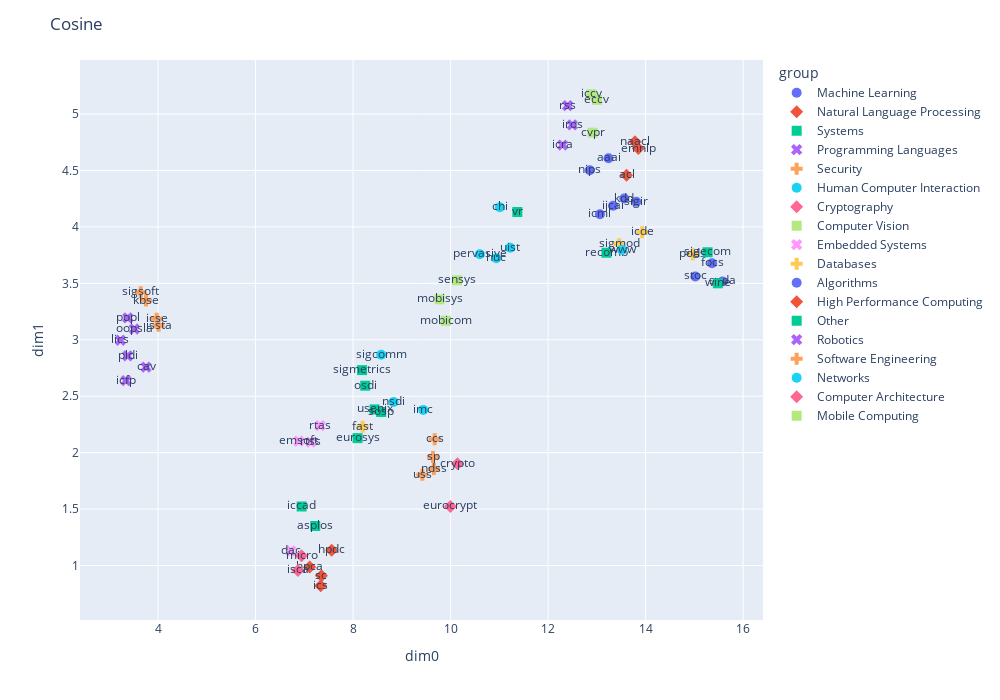

Notebook cell for this chart:
### Code cell
%%time
reducer = umap.UMAP(random_state=42, metric='cosine')
embedding = reducer.fit_transform(data.iloc[:,3:].values)

embedding_df = pd.DataFrame(embedding, columns=['dim0','dim1'])
embedding_df[data.iloc[:,:3].columns] = data.iloc[:,:3]
embedding_df

fig = px.scatter(data_frame=embedding_df, 
                 x='dim0', y='dim1', color='group', symbol='group', text='name', 
                 hover_name='name', hover_data={'group':True, 'full_name':True, 'dim0':False, 'dim1':False})
for trace in fig.data:
    trace.marker.size = 10
fig.layout.height = 700
fig.layout.width = 1000
fig.layout.title = 'Cosine'
fig

### Figure 1 — Plotly figure (JSON) as saved in the notebook; plotly's stock layout.template omitted (floating-point values rounded to 4 significant figures)
{"data": [{"customdata": [["Machine Learning", "Association for the Advancement of Artificial Intelligence"], ["Machine Learning", "International Conference on Machine Learning"], ["Machine Learning", "International Joint Conference on Artificial Intelligence"], ["Machine Learning", "Special Interest Group in Knowledge Discovery and Data Mining"], ["Machine Learning", "Neural Information Processing Systems"], ["Machine Learning", "Special Interest Group on Information Retrieval"]], "hovertemplate": "<b>%{hovertext}</b><br><br>group=%{customdata[0]}<br>name=%{text}<br>full_name=%{customdata[1]}<extra></extra>", "hovertext": ["aaai", "icml", "ijcai", "kdd", "nips", "sigir"], "legendgroup": "Machine Learning", "marker": {"color": "#636efa", "size": 10, "symbol": "circle"}, "mode": "markers+text", "name": "Machine Learning", "orientation": "v", "showlegend": true, "text": ["aaai", "icml", "ijcai", "kdd", "nips", "sigir"], "type": "scatter", "x": [13.24, 13.06, 13.33, 13.56, 12.85, 13.81], "xaxis": "x", "y": [4.609, 4.113, 4.187, 4.251, 4.502, 4.223], "yaxis": "y"}, {"customdata": [["Natural Language Processing", "Association for Computational Linguistics"], ["Natural Language Processing", "Empirical Methods in Natural Language Processing"], ["Natural Language Processing", "North American Chapter of the Association for Computational Linguistics"]], "hovertemplate": "<b>%{hovertext}</b><br><br>group=%{customdata[0]}<br>name=%{text}<br>full_name=%{customdata[1]}<extra></extra>", "hovertext": ["acl", "emnlp", "naacl"], "legendgroup": "Natural Language Processing", "marker": {"color": "#EF553B", "size": 10, "symbol": "diamond"}, "mode": "markers+text", "name": "Natural Language Processing", "orientation": "v", "showlegend": true, "text": ["acl", "emnlp", "naacl"], "type": "scatter", "x": [13.61, 13.85, 13.78], "xaxis": "x", "y": [4.457, 4.695, 4.754], "yaxis": "y"}, {"customdata": [["Systems", "International Conference on Architectural Support for Programming Languages and Operating Systems"], ["Systems", "European Conference on Computer Systems"], ["Systems", "Symposium on Operating Systems Design and Implementation"], ["Systems", "Symposium on Operating Systems Principles"], ["Systems", "Unix Users Group"]], "hovertemplate": "<b>%{hovertext}</b><br><br>group=%{customdata[0]}<br>name=%{text}<br>full_name=%{customdata[1]}<extra></extra>", "hovertext": ["asplos", "eurosys", "osdi", "sosp", "usenix"], "legendgroup": "Systems", "marker": {"color": "#00cc96", "size": 10, "symbol": "square"}, "mode": "markers+text", "name": "Systems", "orientation": "v", "showlegend": true, "text": ["asplos", "eurosys", "osdi", "sosp", "usenix"], "type": "scatter", "x": [7.223, 8.093, 8.25, 8.576, 8.44], "xaxis": "x", "y": [1.35, 2.128, 2.593, 2.36, 2.383], "yaxis": "y"}, {"customdata": [["Programming Languages", "International Conference on Computer-Aided Verification"], ["Programming Languages", "International Conference on Functional Programming"], ["Programming Languages", "Symposium on Logic in Computer Science"], ["Programming Languages", "Conference on Object-Oriented Programming Systems, Languages, and Applications"], ["Programming Languages", "Conference on Programming Language Design and Implementation"], ["Programming Languages", "Symposium on Principles of Programming Languages"]], "hovertemplate": "<b>%{hovertext}</b><br><br>group=%{customdata[0]}<br>name=%{text}<br>full_name=%{customdata[1]}<extra></extra>", "hovertext": ["cav", "icfp", "lics", "oopsla", "pldi", "popl"], "legendgroup": "Programming Languages", "marker": {"color": "#ab63fa", "size": 10, "symbol": "x"}, "mode": "markers+text", "name": "Programming Languages", "orientation": "v", "showlegend": true, "text": ["cav", "icfp", "lics", "oopsla", "pldi", "popl"], "type": "scatter", "visible": true, "x": [3.754, 3.344, 3.228, 3.514, 3.377, 3.379], "xaxis": "x", "y": [2.758, 2.637, 2.996, 3.096, 2.857, 3.194], "yaxis": "y"}, {"customdata": [["Security", "Conference on Computer and Communications Security"], ["Security", "Network and Distributed System Security Symposium"], ["Security", "Symposium on Security and Privacy"], ["Security", "USENIX Security Symposia"]], "hovertemplate": "<b>%{hovertext}</b><br><br>group=%{customdata[0]}<br>name=%{text}<br>full_name=%{customdata[1]}<extra></extra>", "hovertext": ["ccs", "ndss", "sp", "uss"], "legendgroup": "Security", "marker": {"color": "#FFA15A", "size": 10, "symbol": "cross"}, "mode": "markers+text", "name": "Security", "orientation": "v", "showlegend": true, "text": ["ccs", "ndss", "sp", "uss"], "type": "scatter", "visible": true, "x": [9.675, 9.657, 9.64, 9.42], "xaxis": "x", "y": [2.118, 1.855, 1.962, 1.804], "yaxis": "y"}, {"customdata": [["Human Computer Interaction", "Conference on Human Factors in Computing Systems"], ["Human Computer Interaction", "International Symposium on Handheld and Ubiquitous Computing"], ["Human Computer Interaction", "International Conference on Pervasive Computing and Communications"], ["Human Computer Interaction", "Symposium on User Interface Software and Technology"]], "hovertemplate": "<b>%{hovertext}</b><br><br>group=%{customdata[0]}<br>name=%{text}<br>full_name=%{customdata[1]}<extra></extra>", "hovertext": ["chi", "huc", "pervasive", "uist"], "legendgroup": "Human Computer Interaction", "marker": {"color": "#19d3f3", "size": 10, "symbol": "circle"}, "mode": "markers+text", "name": "Human Computer Interaction", "orientation": "v", "showlegend": true, "text": ["chi", "huc", "pervasive", "uist"], "type": "scatter", "x": [11.01, 10.94, 10.6, 11.22], "xaxis": "x", "y": [4.175, 3.723, 3.758, 3.815], "yaxis": "y"}, {"customdata": [["Cryptography", "International Cryptology Conference"], ["Cryptography", "Conference on the Theory and Applications of Cryptographic Techniques"]], "hovertemplate": "<b>%{hovertext}</b><br><br>group=%{customdata[0]}<br>name=%{text}<br>full_name=%{customdata[1]}<extra></extra>", "hovertext": ["crypto", "eurocrypt"], "legendgroup": "Cryptography", "marker": {"color": "#FF6692", "size": 10, "symbol": "diamond"}, "mode": "markers+text", "name": "Cryptography", "orientation": "v", "showlegend": true, "text": ["crypto", "eurocrypt"], "type": "scatter", "visible": true, "x": [10.14, 9.996], "xaxis": "x", "y": [1.902, 1.524], "yaxis": "y"}, {"customdata": [["Computer Vision", "Computer Vision and Pattern Recognition"], ["Computer Vision", "European Conference for Computer Vision"], ["Computer Vision", "International Conference on Conputer Vision"]], "hovertemplate": "<b>%{hovertext}</b><br><br>group=%{customdata[0]}<br>name=%{text}<br>full_name=%{customdata[1]}<extra></extra>", "hovertext": ["cvpr", "eccv", "iccv"], "legendgroup": "Computer Vision", "marker": {"color": "#B6E880", "size": 10, "symbol": "square"}, "mode": "markers+text", "name": "Computer Vision", "orientation": "v", "showlegend": true, "text": ["cvpr", "eccv", "iccv"], "type": "scatter", "x": [12.91, 13.0, 12.89], "xaxis": "x", "y": [4.835, 5.125, 5.176], "yaxis": "y"}, {"customdata": [["Embedded Systems", "Design Automation Conference"], ["Embedded Systems", "International Conference on Embedded Software"], ["Embedded Systems", "Real-time and Embedded Technology and Applications Symposium"], ["Embedded Systems", "Real-Time Systems Symposium"]], "hovertemplate": "<b>%{hovertext}</b><br><br>group=%{customdata[0]}<br>name=%{text}<br>full_name=%{customdata[1]}<extra></extra>", "hovertext": ["dac", "emsoft", "rtas", "rtss"], "legendgroup": "Embedded Systems", "marker": {"color": "#FF97FF", "size": 10, "symbol": "x"}, "mode": "markers+text", "name": "Embedded Systems", "orientation": "v", "showlegend": true, "text": ["dac", "emsoft", "rtas", "rtss"], "type": "scatter", "x": [6.725, 6.885, 7.322, 7.134], "xaxis": "x", "y": [1.13, 2.101, 2.24, 2.093], "yaxis": "y"}, {"customdata": [["Databases", "Conference on File and Storage Technologies"], ["Databases", "International Conference on Data Engineering"], ["Databases", "Symposium on Principles of Database Systems"], ["Databases", "Special Interest Group on Management of Data"]], "hovertemplate": "<b>%{hovertext}</b><br><br>group=%{customdata[0]}<br>name=%{text}<br>full_name=%{customdata[1]}<extra></extra>", "hovertext": ["fast", "icde", "pods", "sigmod"], "legendgroup": "Databases", "marker": {"color": "#FECB52", "size": 10, "symbol": "cross"}, "mode": "markers+text", "name": "Databases", "orientation": "v", "showlegend": true, "text": ["fast", "icde", "pods", "sigmod"], "type": "scatter", "x": [8.197, 13.93, 14.97, 13.46], "xaxis": "x", "y": [2.23, 3.953, 3.757, 3.847], "yaxis": "y"}, {"customdata": [["Algorithms", "Symposium on Foundations of Computer Science"], ["Algorithms", "Symposium on Discrete Algorithms"], ["Algorithms", "Symposium on Theory of Computing"]], "hovertemplate": "<b>%{hovertext}</b><br><br>group=%{customdata[0]}<br>name=%{text}<br>full_name=%{customdata[1]}<extra></extra>", "hovertext": ["focs", "soda", "stoc"], "legendgroup": "Algorithms", "marker": {"color": "#636efa", "size": 10, "symbol": "circle"}, "mode": "markers+text", "name": "Algorithms", "orientation": "v", "showlegend": true, "text": ["focs", "soda", "stoc"], "type": "scatter", "visible": true, "x": [15.36, 15.58, 15.02], "xaxis": "x", "y": [3.678, 3.517, 3.561], "yaxis": "y"}, {"customdata": [["High Performance Computing", "International Symposium on High-Performance Computer Architecture"], ["High Performance Computing", "Symposium on High-Performance Parallel and Distributed Computing"], ["High Performance Computing", "International Conference on Supercomputing"], ["High Performance Computing", "Supercomputing Conference"]], "hovertemplate": "<b>%{hovertext}</b><br><br>group=%{customdata[0]}<br>name=%{text}<br>full_name=%{customdata[1]}<extra></extra>", "hovertext": ["hpca", "hpdc", "ics", "sc"], "legendgroup": "High Performance Computing", "marker": {"color": "#EF553B", "size": 10, "symbol": "diamond"}, "mode": "markers+text", "name": "High Performance Computing", "orientation": "v", "showlegend": true, "text": ["hpca", "hpdc", "ics", "sc"], "type": "scatter", "visible": true, "x": [7.11, 7.561, 7.336, 7.351], "xaxis": "x", "y": [0.9874, 1.134, 0.8205, 0.9084], "yaxis": "y"}, {"customdata": [["Other", "International Conference On Computer Aided Design"], ["Other", "International Conference on Research in Computational Molecular Biology"], ["Other", "Special Interest Group on Economics and Computation"], ["Other", "Special Interest Group on Measurement and Evaluation"], ["Other", "Virtual Reality Conference"], ["Other", "Conference on Web and Internet Economics"]], "hovertemplate": "<b>%{hovertext}</b><br><br>group=%{customdata[0]}<br>name=%{text}<br>full_name=%{customdata[1]}<extra></extra>", "hovertext": ["iccad", "recomb", "sigecom", "sigmetrics", "vr", "wine"], "legendgroup": "Other", "marker": {"color": "#00cc96", "size": 10, "symbol": "square"}, "mode": "markers+text", "name": "Other", "orientation": "v", "showlegend": true, "text": ["iccad", "recomb", "sigecom", "sigmetrics", "vr", "wine"], "type": "scatter", "visible": true, "x": [6.945, 13.2, 15.27, 8.185, 11.37, 15.48], "xaxis": "x", "y": [1.523, 3.771, 3.776, 2.731, 4.132, 3.501], "yaxis": "y"}, {"customdata": [["Robotics", "International Conference on Robotics and Automation"], ["Robotics", "International Conference on Intelligent Robots and Systems"], ["Robotics", "Robotics: Science and Systems"]], "hovertemplate": "<b>%{hovertext}</b><br><br>group=%{customdata[0]}<br>name=%{text}<br>full_name=%{customdata[1]}<extra></extra>", "hovertext": ["icra", "iros", "rss"], "legendgroup": "Robotics", "marker": {"color": "#ab63fa", "size": 10, "symbol": "x"}, "mode": "markers+text", "name": "Robotics", "orientation": "v", "showlegend": true, "text": ["icra", "iros", "rss"], "type": "scatter", "x": [12.3, 12.49, 12.4], "xaxis": "x", "y": [4.726, 4.904, 5.075], "yaxis": "y"}, {"customdata": [["Software Engineering", "International Conference on Software Engineering"], ["Software Engineering", "International Symposium on Software Testing and Analysis"], ["Software Engineering", "Knowledge-Based Software Engineering Conference"], ["Software Engineering", "Special Interest Group on Software Engineering"]], "hovertemplate": "<b>%{hovertext}</b><br><br>group=%{customdata[0]}<br>name=%{text}<br>full_name=%{customdata[1]}<extra></extra>", "hovertext": ["icse", "issta", "kbse", "sigsoft"], "legendgroup": "Software Engineering", "marker": {"color": "#FFA15A", "size": 10, "symbol": "cross"}, "mode": "markers+text", "name": "Software Engineering", "orientation": "v", "showlegend": true, "text": ["icse", "issta", "kbse", "sigsoft"], "type": "scatter", "visible": true, "x": [3.971, 4.012, 3.754, 3.645], "xaxis": "x", "y": [3.187, 3.124, 3.348, 3.421], "yaxis": "y"}, {"customdata": [["Networks", "Internet Measurement Conference"], ["Networks", "Networked Systems Design and Implementation"], ["Networks", "Special Interest Group on Data Communications"], ["Networks", "World Wide Web Conference"]], "hovertemplate": "<b>%{hovertext}</b><br><br>group=%{customdata[0]}<br>name=%{text}<br>full_name=%{customdata[1]}<extra></extra>", "hovertext": ["imc", "nsdi", "sigcomm", "www"], "legendgroup": "Networks", "marker": {"color": "#19d3f3", "size": 10, "symbol": "circle"}, "mode": "markers+text", "name": "Networks", "orientation": "v", "showlegend": true, "text": ["imc", "nsdi", "sigcomm", "www"], "type": "scatter", "visible": true, "x": [9.439, 8.831, 8.577, 13.52], "xaxis": "x", "y": [2.379, 2.449, 2.868, 3.797], "yaxis": "y"}, {"customdata": [["Computer Architecture", "International Symposium on Computer Architecture"], ["Computer Architecture", "International Symposium on Microarchitecture"]], "hovertemplate": "<b>%{hovertext}</b><br><br>group=%{customdata[0]}<br>name=%{text}<br>full_name=%{customdata[1]}<extra></extra>", "hovertext": ["isca", "micro"], "legendgroup": "Computer Architecture", "marker": {"color": "#FF6692", "size": 10, "symbol": "diamond"}, "mode": "markers+text", "name": "Computer Architecture", "orientation": "v", "showlegend": true, "text": ["isca", "micro"], "type": "scatter", "visible": true, "x": [6.869, 6.943], "xaxis": "x", "y": [0.9564, 1.085], "yaxis": "y"}, {"customdata": [["Mobile Computing", "International Conference on Mobile Computing"], ["Mobile Computing", "International Conference on Mobile Systems"], ["Mobile Computing", "Conference on Embedded Networked Sensor Systems"]], "hovertemplate": "<b>%{hovertext}</b><br><br>group=%{customdata[0]}<br>name=%{text}<br>full_name=%{customdata[1]}<extra></extra>", "hovertext": ["mobicom", "mobisys", "sensys"], "legendgroup": "Mobile Computing", "marker": {"color": "#B6E880", "size": 10, "symbol": "square"}, "mode": "markers+text", "name": "Mobile Computing", "orientation": "v", "showlegend": true, "text": ["mobicom", "mobisys", "sensys"], "type": "scatter", "x": [9.904, 9.776, 10.13], "xaxis": "x", "y": [3.168, 3.358, 3.527], "yaxis": "y"}], "layout": {"height": 700, "legend": {"title": {"text": "group"}, "tracegroupgap": 0}, "margin": {"t": 60}, "title": {"text": "Cosine"}, "width": 1000, "xaxis": {"anchor": "y", "autorange": true, "domain": [0, 1], "range": [2.397, 16.41], "title": {"text": "dim0"}, "type": "linear"}, "yaxis": {"anchor": "x", "autorange": true, "domain": [0, 1], "range": [0.517, 5.479], "title": {"text": "dim1"}, "type": "linear"}}}
